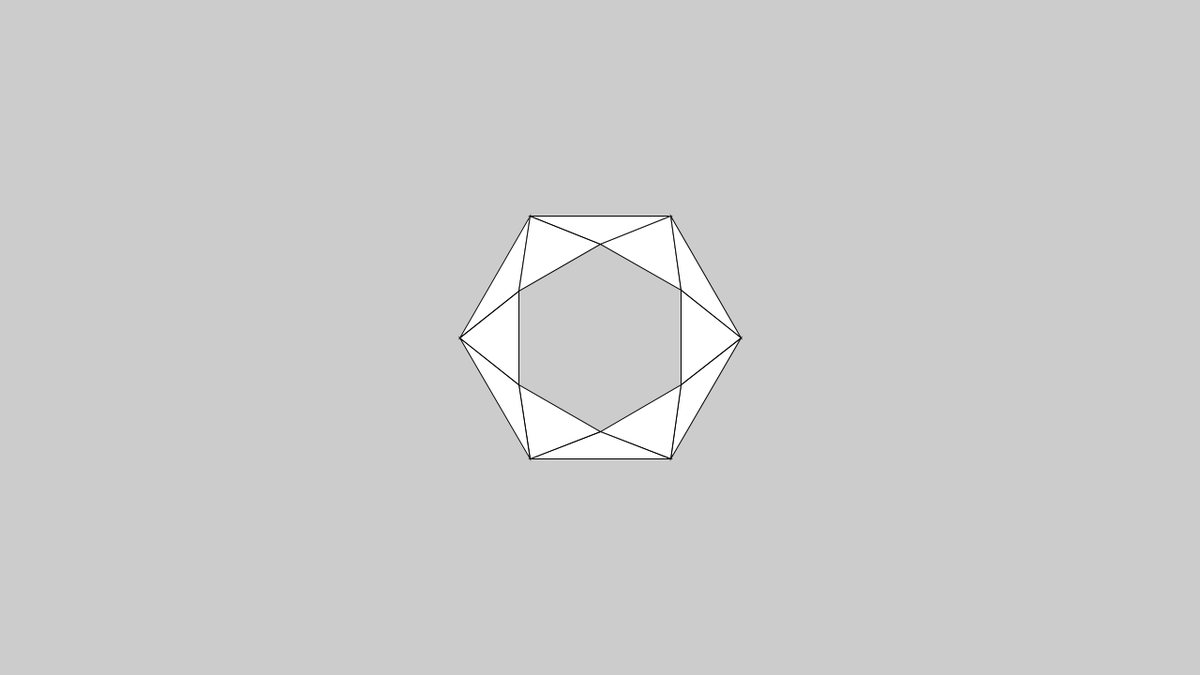
Frame 1 (no input)
Frame 60 (the mouse pressed at the canvas centre just before this capture): identical to frame 1, image omitted
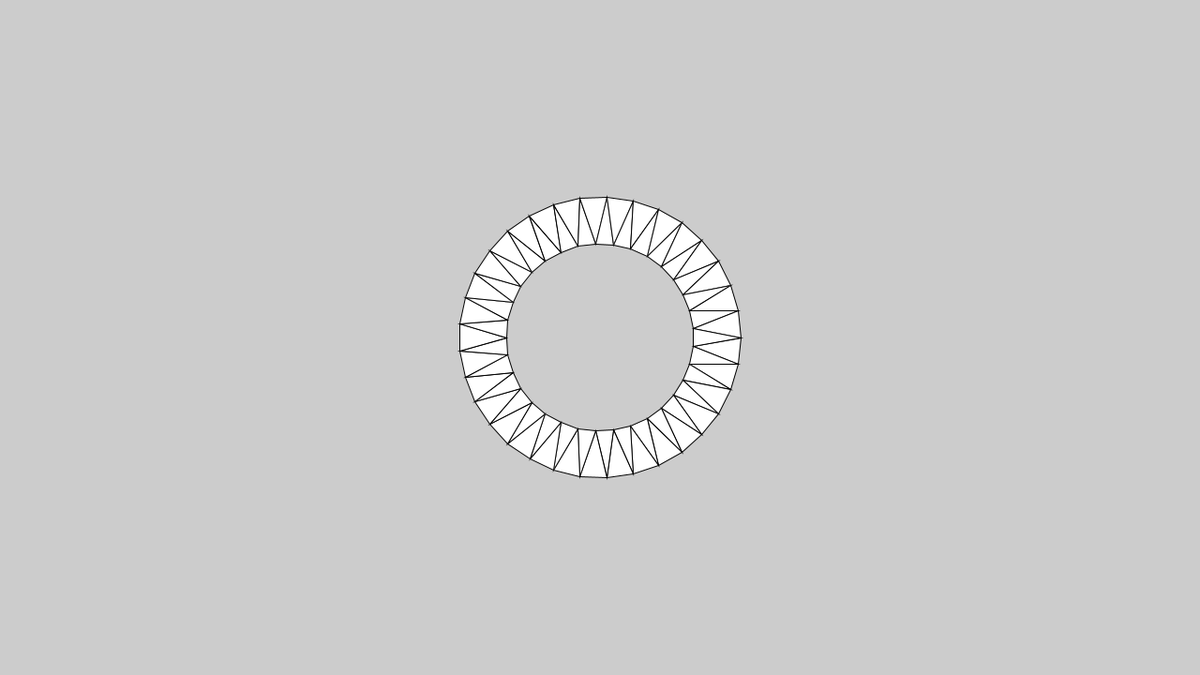
Frame 120 (the mouse held since frame 60 and released just before this capture)

The Processing sketch that drew these frames (run headless with seeded random() and noise(); from frame 60 on, the mouse is pressed at the canvas centre):

// Processing sketch: triangleStrip
// ── triangleStrip.pde
int x;
int y;
float outsideRadius = 150;
float insideRadius = 100;

void setup() {
  size(1280, 720);
  background(204);
  x = width/2;
  y = height/2;
}

void draw() {
  background(204);

  int numPoints = int(map(mouseX, 0, width, 6, 60));
  float angle = 0;
  float angleStep = 180.0/numPoints;

  beginShape(TRIANGLE_STRIP);
  for (int i = 0; i <= numPoints; i++) {
    float px = x + cos(radians(angle)) * outsideRadius;
    float py = y + sin(radians(angle)) * outsideRadius;
    angle += angleStep;
    vertex(px, py);
    px = x + cos(radians(angle)) * insideRadius;
    py = y + sin(radians(angle)) * insideRadius;
    vertex(px, py);
    angle += angleStep;
  }
  endShape();
}
